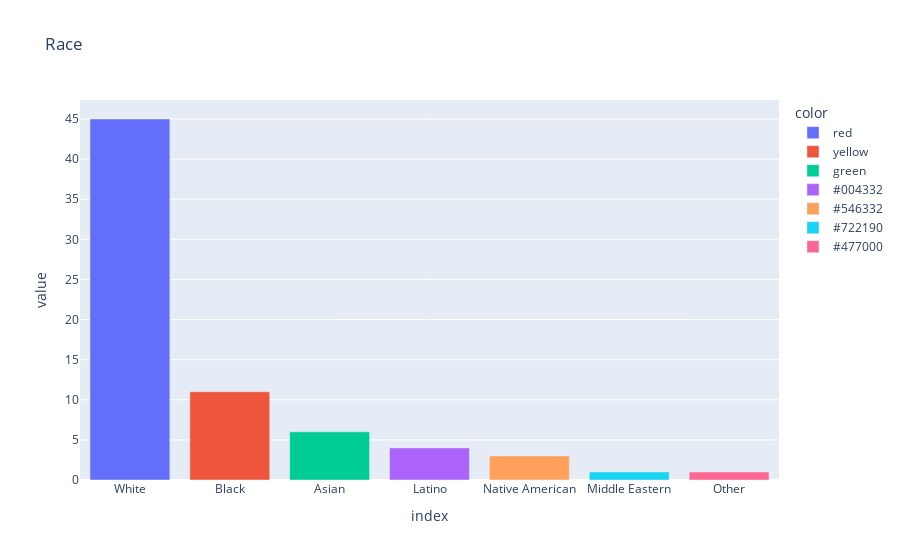

Notebook code for this chart:
### Code cell
fig = px.bar(us_mass_shooting.RACE.value_counts(), color={'White':'red', 'Black':'yellow', 'Asian':'green', 
                                                                    'Latino':'#004332', 'Native American':'#546332', 'Middle Eastern':'#722190',
                                                                    'Other':'#477000'}, title='Race')
fig

### Figure 1 — Plotly figure (JSON) as saved in the notebook; plotly's stock layout.template omitted (floating-point values rounded to 4 significant figures)
{"data": [{"alignmentgroup": "True", "hovertemplate": "color=red<br>index=%{x}<br>value=%{y}<extra></extra>", "legendgroup": "red", "marker": {"color": "#636efa", "pattern": {"shape": ""}}, "name": "red", "offsetgroup": "red", "orientation": "v", "showlegend": true, "textposition": "auto", "type": "bar", "x": ["White"], "xaxis": "x", "y": [45], "yaxis": "y"}, {"alignmentgroup": "True", "hovertemplate": "color=yellow<br>index=%{x}<br>value=%{y}<extra></extra>", "legendgroup": "yellow", "marker": {"color": "#EF553B", "pattern": {"shape": ""}}, "name": "yellow", "offsetgroup": "yellow", "orientation": "v", "showlegend": true, "textposition": "auto", "type": "bar", "x": ["Black"], "xaxis": "x", "y": [11], "yaxis": "y"}, {"alignmentgroup": "True", "hovertemplate": "color=green<br>index=%{x}<br>value=%{y}<extra></extra>", "legendgroup": "green", "marker": {"color": "#00cc96", "pattern": {"shape": ""}}, "name": "green", "offsetgroup": "green", "orientation": "v", "showlegend": true, "textposition": "auto", "type": "bar", "x": ["Asian"], "xaxis": "x", "y": [6], "yaxis": "y"}, {"alignmentgroup": "True", "hovertemplate": "color=#004332<br>index=%{x}<br>value=%{y}<extra></extra>", "legendgroup": "#004332", "marker": {"color": "#ab63fa", "pattern": {"shape": ""}}, "name": "#004332", "offsetgroup": "#004332", "orientation": "v", "showlegend": true, "textposition": "auto", "type": "bar", "x": ["Latino"], "xaxis": "x", "y": [4], "yaxis": "y"}, {"alignmentgroup": "True", "hovertemplate": "color=#546332<br>index=%{x}<br>value=%{y}<extra></extra>", "legendgroup": "#546332", "marker": {"color": "#FFA15A", "pattern": {"shape": ""}}, "name": "#546332", "offsetgroup": "#546332", "orientation": "v", "showlegend": true, "textposition": "auto", "type": "bar", "x": ["Native American"], "xaxis": "x", "y": [3], "yaxis": "y"}, {"alignmentgroup": "True", "hovertemplate": "color=#722190<br>index=%{x}<br>value=%{y}<extra></extra>", "legendgroup": "#722190", "marker": {"color": "#19d3f3", "pattern": {"shape": ""}}, "name": "#722190", "offsetgroup": "#722190", "orientation": "v", "showlegend": true, "textposition": "auto", "type": "bar", "x": ["Middle Eastern"], "xaxis": "x", "y": [1], "yaxis": "y"}, {"alignmentgroup": "True", "hovertemplate": "color=#477000<br>index=%{x}<br>value=%{y}<extra></extra>", "legendgroup": "#477000", "marker": {"color": "#FF6692", "pattern": {"shape": ""}}, "name": "#477000", "offsetgroup": "#477000", "orientation": "v", "showlegend": true, "textposition": "auto", "type": "bar", "x": ["Other"], "xaxis": "x", "y": [1], "yaxis": "y"}], "layout": {"barmode": "relative", "legend": {"title": {"text": "color"}, "tracegroupgap": 0}, "title": {"text": "Race"}, "xaxis": {"anchor": "y", "domain": [0, 1], "title": {"text": "index"}}, "yaxis": {"anchor": "x", "domain": [0, 1], "title": {"text": "value"}}}}
